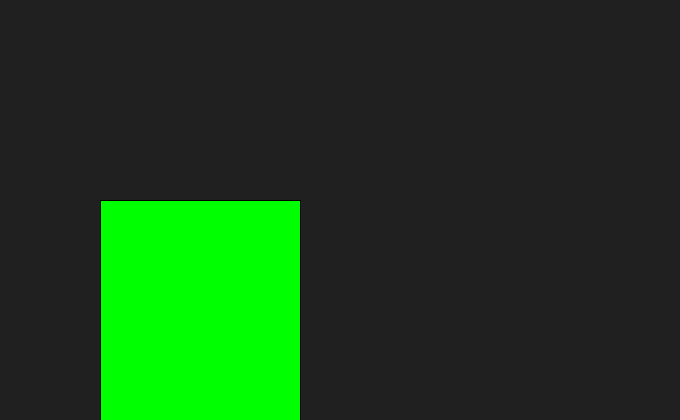
Frame 1 (no input)
Frame 60 (the mouse pressed at the canvas centre just before this capture): identical to frame 1, image omitted
Frame 120 (the mouse held since frame 60 and released just before this capture): identical to frame 1, image omitted

The Processing sketch that drew this single still picture (run headless with seeded random() and noise(); from frame 60 on, the mouse is pressed at the canvas centre):

// Processing sketch: sketch_02_03_Regions
// ── sketch_02_03_Regions.pde
int x1 = 100;
int x2 = 300;
int y1 = 200;

void setup() {
  size(680, 420);
  background(32);
  rectMode(CORNERS);
}

void draw() {
  background(32);

  // 1. The same process that we applied to the horizontal
  //    position of the mouse relative to the rectangle can
  //    be applied to the mouse's vertical position.
  if(mouseX > x1 && mouseX < x2 && mouseY > y1) {
    fill(255, 0, 0);
  } else {
    fill(0, 255, 0);
  }
  rect(x1, y1, x2, height);
}
